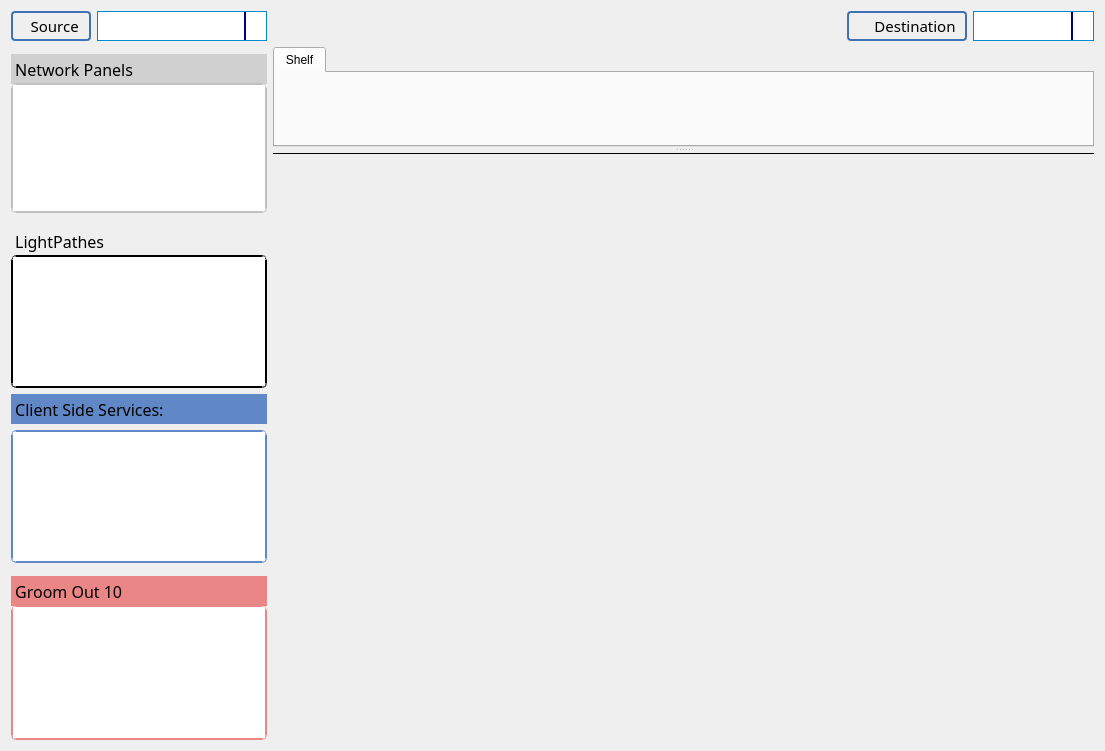
       <widget class="QWidget" name="tab">
        <attribute name="title">
         <string>Demand tab</string>
        </attribute>
        <layout class="QGridLayout" name="gridLayout_4">
         <item row="1" column="1" colspan="3">
          <widget class="QSplitter" name="splitter">
           <property name="orientation">
            <enum>Qt::Vertical</enum>
           </property>
           <property name="handleWidth">
            <number>6</number>
           </property>
           <widget class="QTabWidget" name="Demand_tab">
            <property name="enabled">
             <bool>true</bool>
            </property>
            <property name="minimumSize">
             <size>
              <width>0</width>
              <height>100</height>
             </size>
            </property>
            <property name="currentIndex">
             <number>0</number>
            </property>
            <widget class="QWidget" name="tab_8">
             <attribute name="title">
              <string>Shelf</string>
             </attribute>
             <layout class="QHBoxLayout" name="horizontalLayout_4">
              <property name="spacing">
               <number>0</number>
              </property>
              <property name="leftMargin">
               <number>0</number>
              </property>
              <property name="topMargin">
               <number>0</number>
              </property>
              <property name="rightMargin">
               <number>0</number>
              </property>
              <property name="bottomMargin">
               <number>0</number>
              </property>
              <item>
               <widget class="QWidget" name="DemandPanel_1" native="true"/>
              </item>
              <item>
               <widget class="QWidget" name="DemandPanel_2" native="true"/>
              </item>
              <item>
               <widget class="QWidget" name="DemandPanel_3" native="true"/>
              </item>
              <item>
               <widget class="QWidget" name="DemandPanel_4" native="true"/>
              </item>
              <item>
               <widget class="QWidget" name="DemandPanel_5" native="true"/>
              </item>
              <item>
               <widget class="QWidget" name="DemandPanel_6" native="true"/>
              </item>
              <item>
               <widget class="QWidget" name="DemandPanel_7" native="true"/>
              </item>
              <item>
               <widget class="QWidget" name="DemandPanel_8" native="true"/>
              </item>
              <item>
               <widget class="QWidget" name="DemandPanel_9" native="true"/>
              </item>
              <item>
               <widget class="QWidget" name="DemandPanel_10" native="true"/>
              </item>
              <item>
               <widget class="QWidget" name="DemandPanel_11" native="true"/>
              </item>
              <item>
               <widget class="QWidget" name="DemandPanel_12" native="true"/>
              </item>
              <item>
               <widget class="QWidget" name="DemandPanel_13" native="true"/>
              </item>
              <item>
               <widget class="QWidget" name="DemandPanel_14" native="true"/>
              </item>
             </layout>
            </widget>
           </widget>
           <widget class="MapWidget" name="MapWidget" native="true">
            <property name="minimumSize">
             <size>
              <width>821</width>
              <height>259</height>
             </size>
            </property>
            <widget class="Line" name="line">
             <property name="geometry">
              <rect>
               <x>-340</x>
               <y>-10</y>
               <width>2341</width>
               <height>20</height>
              </rect>
             </property>
             <property name="frameShadow">
              <enum>QFrame::Plain</enum>
             </property>
             <property name="orientation">
              <enum>Qt::Horizontal</enum>
             </property>
            </widget>
           </widget>
          </widget>
         </item>
         <item row="0" column="3">
          <layout class="QFormLayout" name="formLayout">
           <item row="0" column="0">
            <widget class="QLabel" name="label_8">
             <property name="minimumSize">
              <size>
               <width>120</width>
               <height>0</height>
              </size>
             </property>
             <property name="maximumSize">
              <size>
               <width>62</width>
               <height>30</height>
              </size>
             </property>
             <property name="font">
              <font>
               <family>Bahnschrift</family>
               <pointsize>11</pointsize>
               <weight>50</weight>
               <bold>false</bold>
              </font>
             </property>
             <property name="styleSheet">
              <string notr="true">QLabel {
    border: 2px solid gray;
	border-color: rgb(64, 114, 179);
    border-radius: 4px;
    padding: 2px;
}</string>
             </property>
             <property name="text">
              <string>     Destination</string>
             </property>
            </widget>
           </item>
           <item row="0" column="1">
            <widget class="QComboBox" name="Demand_Destination_combobox">
             <property name="minimumSize">
              <size>
               <width>121</width>
               <height>30</height>
              </size>
             </property>
             <property name="styleSheet">
              <string notr="true">QComboBox {
    
    border-radius: 0px;
    padding: 1px 18px 1px 5px;
    min-width: 6em; 
    
	border:1px solid rgb(0, 139, 208);
	
   
	
}





/* QComboBox gets the &quot;on&quot; state when the popup is open */


QComboBox:on { /* shift the text when the popup opens */
    padding-top: 3px;
    padding-left: 4px;
}

QComboBox::drop-down {
    subcontrol-origin: padding;
    subcontrol-position: top right;
    width: 20px;
    
	
    border-left-width: 2px;
    border-left-color: darkblue;
    border-left-style: solid; /* just a single line */
    border-top-right-radius: 0px; /* same radius as the QComboBox */
    border-bottom-right-radius: 0px;
}

QComboBox::down-arrow {
   
	image: url(:/newPrefix/dropdown.png); 
    
	
}

QComboBox::down-arrow:on { /* shift the arrow when popup is open */
    
	
	image: url(:/newPrefix/dropup.png);
}


QComboBox QAbstractItemView {
    
	border-color:2px solid blue;
   
}</string>
             </property>
             <property name="editable">
              <bool>true</bool>
             </property>
            </widget>
           </item>
          </layout>
         </item>
         <item row="1" column="0">
          <layout class="QGridLayout" name="gridLayout_2">
           <item row="3" column="0">
            <widget class="QListWidget" name="Demand_LineList">
             <property name="minimumSize">
              <size>
               <width>256</width>
               <height>133</height>
              </size>
             </property>
             <property name="maximumSize">
              <size>
               <width>256</width>
               <height>133</height>
              </size>
             </property>
             <property name="styleSheet">
              <string notr="true">QListWidget {
    alternate-background-color: yellow;
	border:2px double;
	border-color: qlineargradient(x1: 0, y1: 0, x2: 0, y2: 1,
                                stop: 0 #6a6ea9, stop: 1 #Eb8686);

	border-radius: 5px; 
    
}
QListWidget {
    show-decoration-selected: 1; /* make the selection span the entire width of the view */
}

QListWidget::item:alternate {
    background: rgb(170, 170, 170);
}

QListWidget::item:selected {
    border: 1px solid #6a6ea9;
}

QListWidget::item:selected:!active {
    background: qlineargradient(x1: 0, y1: 0, x2: 0, y2: 1,
                                stop: 0 #ABAFE5, stop: 1 #EE817B);
}

QListWidget::item:selected:active {
    background: qlineargradient(x1: 0, y1: 0, x2: 0, y2: 1,
                                stop: 0 #6a6ea9, stop: 1 #Eb8686);
}

QListWidget::item:hover {
    background: qlineargradient(x1: 0, y1: 0, x2: 0, y2: 1,
                                stop: 0 #FAFBFE, stop: 1 #FFB2AE);
}</string>
             </property>
            </widget>
           </item>
           <item row="6" column="0">
            <widget class="QLabel" name="ClientLabel_20">
             <property name="minimumSize">
              <size>
               <width>256</width>
               <height>30</height>
              </size>
             </property>
             <property name="maximumSize">
              <size>
               <width>256</width>
               <height>16</height>
              </size>
             </property>
             <property name="font">
              <font>
               <family>Bahnschrift SemiBold Condensed</family>
               <pointsize>12</pointsize>
               <weight>7</weight>
               <italic>false</italic>
               <bold>false</bold>
              </font>
             </property>
             <property name="styleSheet">
              <string notr="true">  QLabel {
	
	font: 63 12pt &quot;Bahnschrift SemiBold Condensed&quot;;
   
  
	background-color: rgb(235, 134, 134);
}</string>
             </property>
             <property name="text">
              <string> Groom Out 10</string>
             </property>
            </widget>
           </item>
           <item row="4" column="0">
            <widget class="QLabel" name="ClientLabel_23">
             <property name="minimumSize">
              <size>
               <width>256</width>
               <height>30</height>
              </size>
             </property>
             <property name="maximumSize">
              <size>
               <width>256</width>
               <height>30</height>
              </size>
             </property>
             <property name="font">
              <font>
               <family>Bahnschrift SemiBold Condensed</family>
               <pointsize>12</pointsize>
               <weight>7</weight>
               <italic>false</italic>
               <bold>false</bold>
              </font>
             </property>
             <property name="styleSheet">
              <string notr="true"> QLabel {
  
	
	font: 63 12pt &quot;Bahnschrift SemiBold Condensed&quot;;
	background-color:  #6088C6;
}</string>
             </property>
             <property name="text">
              <string> Client Side Services:</string>
             </property>
            </widget>
           </item>
           <item row="7" column="0">
            <widget class="QListWidget" name="groomout10_list">
             <property name="minimumSize">
              <size>
               <width>256</width>
               <height>135</height>
              </size>
             </property>
             <property name="maximumSize">
              <size>
               <width>256</width>
               <height>135</height>
              </size>
             </property>
             <property name="styleSheet">
              <string notr="true">QListWidget {
    alternate-background-color: yellow;
	border:2px double;
	border-color:#EB8686;
	border-radius: 5px; 
    
}
QListWidget {
    show-decoration-selected: 1; /* make the selection span the entire width of the view */
}

QListWidget::item:alternate {
    background: rgb(170, 170, 170);
}

QListWidget::item:selected {
    border: 1px solid #6a6ea9;
}

QListWidget::item:selected:!active {
    background: qlineargradient(x1: 0, y1: 0, x2: 0, y2: 1,
                                stop: 0 #ABAFE5, stop: 1 #EE817B);
}

QListWidget::item:selected:active {
    background: qlineargradient(x1: 0, y1: 0, x2: 0, y2: 1,
                                stop: 0 #FFB2AE, stop: 1 #B22222);
}

QListWidget::item:hover {
    background: qlineargradient(x1: 0, y1: 0, x2: 0, y2: 1,
                                stop: 0 #FAFBFE, stop: 1 #FFB2AE);
}</string>
             </property>
            </widget>
           </item>
           <item row="5" column="0">
            <widget class="QListWidget" name="Demand_ServiceList">
             <property name="minimumSize">
              <size>
               <width>256</width>
               <height>133</height>
              </size>
             </property>
             <property name="maximumSize">
              <size>
               <width>256</width>
               <height>133</height>
              </size>
             </property>
             <property name="styleSheet">
              <string notr="true">QListWidget {
    alternate-background-color: yellow;
	border:2px double;
	border-color: #6088C6;
	border-radius: 5px; 
    
}
QListWidget {
    show-decoration-selected: 1; /* make the selection span the entire width of the view */
}

QListWidget::item:alternate {
    background: #EEEEEE;
}

QListWidget::item:selected {
    border: 1px solid #6a6ea9;
}

QListWidget::item:selected:!active {
    background: qlineargradient(x1: 0, y1: 0, x2: 0, y2: 1,
                                stop: 0 #ABAFE5, stop: 1 #8588B2);
}

QListWidget::item:selected:active {
    background: qlineargradient(x1: 0, y1: 0, x2: 0, y2: 1,
                                stop: 0 #6a6ea9, stop: 1 #888dd9);
}

QListWidget::item:hover {
    border: 2px solid #6a6ea9; 
    background : #C0C0C0
}</string>
             </property>
            </widget>
           </item>
           <item row="0" column="0">
            <widget class="QLabel" name="ClientLabel_21">
             <property name="minimumSize">
              <size>
               <width>256</width>
               <height>30</height>
              </size>
             </property>
             <property name="maximumSize">
              <size>
               <width>256</width>
               <height>16</height>
              </size>
             </property>
             <property name="font">
              <font>
               <family>Bahnschrift SemiBold Condensed</family>
               <pointsize>12</pointsize>
               <weight>7</weight>
               <italic>false</italic>
               <bold>false</bold>
              </font>
             </property>
             <property name="styleSheet">
              <string notr="true"> QLabel {
	
	font: 63 12pt &quot;Bahnschrift SemiBold Condensed&quot;;
   
  
	
	background-color:#D0D0D0;
}</string>
             </property>
             <property name="text">
              <string> Network Panels</string>
             </property>
            </widget>
           </item>
           <item row="1" column="0">
            <widget class="QListWidget" name="Demand_PanelList">
             <property name="minimumSize">
              <size>
               <width>256</width>
               <height>130</height>
              </size>
             </property>
             <property name="maximumSize">
              <size>
               <width>256</width>
               <height>130</height>
              </size>
             </property>
             <property name="styleSheet">
              <string notr="true">QListWidget {
    alternate-background-color: yellow;
	border:2px double;
	border-color: #c0c0c0;
	border-radius: 5px; 
    
}
QListWidget {
    show-decoration-selected: 1; /* make the selection span the entire width of the view */
}

QListWidget::item:alternate {
    background:rgb(170, 170, 170)
}

QListWidget::item:selected {
    border: 1px solid #6a6ea9;
}



QListWidget::item:selected:active {
    background: qlineargradient(x1: 0, y1: 0, x2: 0, y2: 1,
                                stop: 0 #DCDCDC, stop: 1 #A9A9A9);
}

QListWidget::item:hover {
    background: qlineargradient(x1: 0, y1: 0, x2: 0, y2: 1,
                                stop: 0 #F8F8F8, stop: 1 #F5F5F5);
}</string>
             </property>
            </widget>
           </item>
           <item row="2" column="0">
            <widget class="QLabel" name="ClientLabel_22">
             <property name="minimumSize">
              <size>
               <width>256</width>
               <height>30</height>
              </size>
             </property>
             <property name="maximumSize">
              <size>
               <width>256</width>
               <height>16</height>
              </size>
             </property>
             <property name="font">
              <font>
               <family>Bahnschrift SemiBold Condensed</family>
               <pointsize>12</pointsize>
               <weight>7</weight>
               <italic>false</italic>
               <bold>false</bold>
              </font>
             </property>
             <property name="styleSheet">
              <string notr="true">QLabel {
	
	font: 63 12pt &quot;Bahnschrift SemiBold Condensed&quot;;
   
  
	background: qlineargradient(x1: 0, y1: 0, x2: 0, y2: 1,
                                stop: 0 #6a6ea9, stop: 1 #Eb8686);
}
</string>
             </property>
             <property name="text">
              <string> LightPathes </string>
             </property>
            </widget>
           </item>
          </layout>
         </item>
         <item row="0" column="0">
          <layout class="QFormLayout" name="formLayout_4">
           <item row="0" column="0">
            <widget class="QLabel" name="SelectNode_Label_13">
             <property name="minimumSize">
              <size>
               <width>80</width>
               <height>0</height>
              </size>
             </property>
             <property name="maximumSize">
              <size>
               <width>43</width>
               <height>30</height>
              </size>
             </property>
             <property name="font">
              <font>
               <family>Bahnschrift</family>
               <pointsize>11</pointsize>
               <weight>50</weight>
               <bold>false</bold>
              </font>
             </property>
             <property name="styleSheet">
              <string notr="true"> QLabel {
    border: 2px solid gray;
	border-color: rgb(64, 114, 179);
    border-radius: 4px;
    padding: 2px;
}</string>
             </property>
             <property name="text">
              <string>   Source</string>
             </property>
            </widget>
           </item>
           <item row="0" column="1">
            <widget class="QComboBox" name="Demand_Source_combobox">
             <property name="minimumSize">
              <size>
               <width>121</width>
               <height>30</height>
              </size>
             </property>
             <property name="styleSheet">
              <string notr="true">QComboBox {
    
    border-radius: 0px;
    padding: 1px 18px 1px 5px;
    min-width: 6em; 
    
	border:1px solid rgb(0, 139, 208);
	
   
	
}





/* QComboBox gets the &quot;on&quot; state when the popup is open */


QComboBox:on { /* shift the text when the popup opens */
    padding-top: 3px;
    padding-left: 4px;
}

QComboBox::drop-down {
    subcontrol-origin: padding;
    subcontrol-position: top right;
    width: 20px;
    
	
    border-left-width: 2px;
    border-left-color: darkblue;
    border-left-style: solid; /* just a single line */
    border-top-right-radius: 0px; /* same radius as the QComboBox */
    border-bottom-right-radius: 0px;
}

QComboBox::down-arrow {
   
	image: url(:/newPrefix/dropdown.png); 
    
	
}

QComboBox::down-arrow:on { /* shift the arrow when popup is open */
    
	
	image: url(:/newPrefix/dropup.png);
}


QComboBox QAbstractItemView {
    
	border-color:2px solid blue;
   
}</string>
             </property>
             <property name="editable">
              <bool>true</bool>
             </property>
            </widget>
           </item>
          </layout>
         </item>
         <item row="0" column="1">
          <widget class="QLabel" name="SplitterEventLabel">
           <property name="text">
            <string/>
           </property>
          </widget>
         </item>
         <item row="0" column="2">
          <spacer name="horizontalSpacer">
           <property name="orientation">
            <enum>Qt::Horizontal</enum>
           </property>
           <property name="sizeHint" stdset="0">
            <size>
             <width>40</width>
             <height>20</height>
            </size>
           </property>
          </spacer>
         </item>
        </layout>
       </widget>
